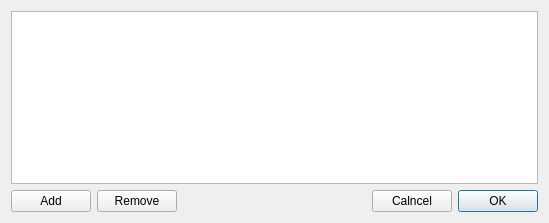
<?xml version="1.0" encoding="UTF-8"?>
<ui version="4.0">
 <class>WhiteListDialog</class>
 <widget class="QDialog" name="WhiteListDialog">
  <property name="geometry">
   <rect>
    <x>0</x>
    <y>0</y>
    <width>549</width>
    <height>223</height>
   </rect>
  </property>
  <property name="windowTitle">
   <string>Dialog</string>
  </property>
  <layout class="QVBoxLayout" name="verticalLayout_2">
   <item>
    <widget class="QListView" name="whiteListView"/>
   </item>
   <item>
    <layout class="QVBoxLayout" name="verticalLayout">
     <item>
      <layout class="QHBoxLayout" name="horizontalLayout">
       <item>
        <widget class="QPushButton" name="addButton">
         <property name="text">
          <string>Add</string>
         </property>
         <property name="autoDefault">
          <bool>false</bool>
         </property>
        </widget>
       </item>
       <item>
        <widget class="QPushButton" name="removeButton">
         <property name="text">
          <string>Remove</string>
         </property>
         <property name="autoDefault">
          <bool>false</bool>
         </property>
        </widget>
       </item>
       <item>
        <spacer name="horizontalSpacer">
         <property name="orientation">
          <enum>Qt::Horizontal</enum>
         </property>
         <property name="sizeHint" stdset="0">
          <size>
           <width>40</width>
           <height>20</height>
          </size>
         </property>
        </spacer>
       </item>
       <item>
        <widget class="QPushButton" name="cancelButton">
         <property name="text">
          <string>Calncel</string>
         </property>
         <property name="autoDefault">
          <bool>false</bool>
         </property>
        </widget>
       </item>
       <item>
        <widget class="QPushButton" name="okButton">
         <property name="text">
          <string>OK</string>
         </property>
         <property name="autoDefault">
          <bool>true</bool>
         </property>
         <property name="default">
          <bool>true</bool>
         </property>
        </widget>
       </item>
      </layout>
     </item>
    </layout>
   </item>
  </layout>
 </widget>
 <resources/>
 <connections/>
</ui>
